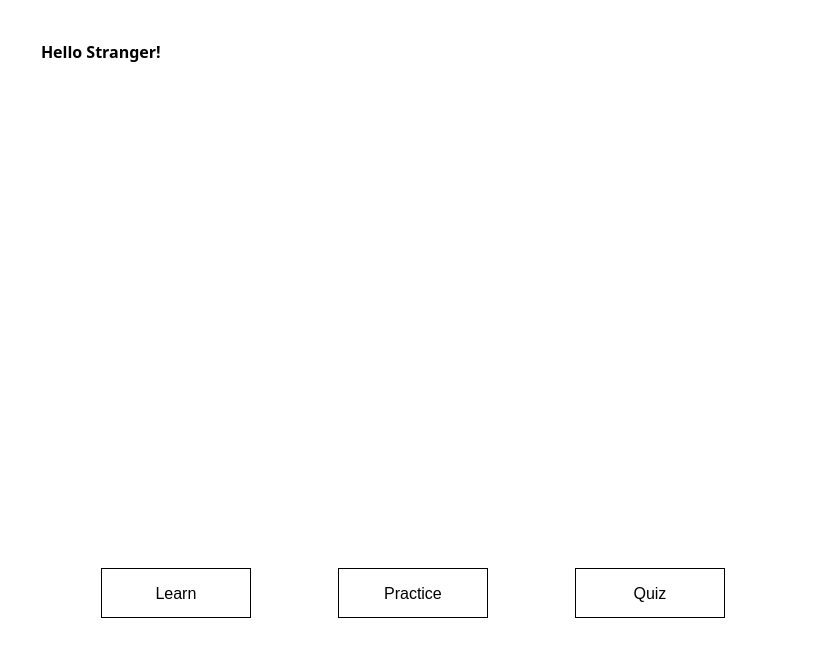
<?xml version="1.0" encoding="UTF-8"?>
<ui version="4.0">
 <class>Form</class>
 <widget class="QWidget" name="Form">
  <property name="geometry">
   <rect>
    <x>0</x>
    <y>0</y>
    <width>828</width>
    <height>660</height>
   </rect>
  </property>
  <property name="windowTitle">
   <string>Form</string>
  </property>
  <property name="autoFillBackground">
   <bool>false</bool>
  </property>
  <property name="styleSheet">
   <string notr="true">background-color: rgb(255, 255, 255);</string>
  </property>
  <layout class="QVBoxLayout" name="verticalLayout">
   <item alignment="Qt::AlignVCenter">
    <widget class="QFrame" name="frame">
     <property name="sizePolicy">
      <sizepolicy hsizetype="Expanding" vsizetype="Expanding">
       <horstretch>0</horstretch>
       <verstretch>0</verstretch>
      </sizepolicy>
     </property>
     <property name="minimumSize">
      <size>
       <width>450</width>
       <height>520</height>
      </size>
     </property>
     <property name="maximumSize">
      <size>
       <width>16777215</width>
       <height>150</height>
      </size>
     </property>
     <property name="styleSheet">
      <string notr="true">background-color: rgb(255, 255, 255);</string>
     </property>
     <property name="frameShape">
      <enum>QFrame::NoFrame</enum>
     </property>
     <property name="frameShadow">
      <enum>QFrame::Raised</enum>
     </property>
     <widget class="QLabel" name="label_2">
      <property name="geometry">
       <rect>
        <x>170</x>
        <y>210</y>
        <width>421</width>
        <height>61</height>
       </rect>
      </property>
      <property name="text">
       <string/>
      </property>
      <property name="pixmap">
       <pixmap>../../resources/what_would_you.png</pixmap>
      </property>
      <property name="scaledContents">
       <bool>true</bool>
      </property>
     </widget>
     <widget class="QLabel" name="label">
      <property name="geometry">
       <rect>
        <x>230</x>
        <y>280</y>
        <width>341</width>
        <height>51</height>
       </rect>
      </property>
      <property name="minimumSize">
       <size>
        <width>0</width>
        <height>0</height>
       </size>
      </property>
      <property name="text">
       <string/>
      </property>
      <property name="pixmap">
       <pixmap>../../resources/like_to_do.png</pixmap>
      </property>
      <property name="scaledContents">
       <bool>true</bool>
      </property>
     </widget>
     <widget class="QLabel" name="greet">
      <property name="geometry">
       <rect>
        <x>30</x>
        <y>20</y>
        <width>161</width>
        <height>41</height>
       </rect>
      </property>
      <property name="font">
       <font>
        <family>Microsoft JhengHei</family>
        <pointsize>12</pointsize>
        <weight>75</weight>
        <bold>true</bold>
       </font>
      </property>
      <property name="text">
       <string>Hello Stranger!</string>
      </property>
     </widget>
    </widget>
   </item>
   <item>
    <widget class="QFrame" name="frame_2">
     <property name="minimumSize">
      <size>
       <width>0</width>
       <height>100</height>
      </size>
     </property>
     <property name="maximumSize">
      <size>
       <width>16777215</width>
       <height>150</height>
      </size>
     </property>
     <property name="styleSheet">
      <string notr="true">background-color: rgb(255, 255, 255);</string>
     </property>
     <property name="frameShape">
      <enum>QFrame::NoFrame</enum>
     </property>
     <property name="frameShadow">
      <enum>QFrame::Raised</enum>
     </property>
     <layout class="QHBoxLayout" name="horizontalLayout">
      <item>
       <widget class="QPushButton" name="learnBtn">
        <property name="maximumSize">
         <size>
          <width>150</width>
          <height>50</height>
         </size>
        </property>
        <property name="font">
         <font>
          <family>Microsoft JhengHei UI</family>
          <pointsize>12</pointsize>
         </font>
        </property>
        <property name="styleSheet">
         <string notr="true">QPushButton{	
color: rgb(0, 0, 0);	background-color: rgb(255, 255, 255);
border:1px solid;
}
QPushButton:hover{
	color: rgb(255, 255, 255);
	background-color: rgb(0,0,0);
}</string>
        </property>
        <property name="text">
         <string>Learn</string>
        </property>
       </widget>
      </item>
      <item>
       <widget class="QPushButton" name="practiceBtn">
        <property name="maximumSize">
         <size>
          <width>150</width>
          <height>50</height>
         </size>
        </property>
        <property name="font">
         <font>
          <family>Microsoft JhengHei UI</family>
          <pointsize>12</pointsize>
         </font>
        </property>
        <property name="styleSheet">
         <string notr="true">QPushButton{	
color: rgb(0, 0, 0);	background-color: rgb(255, 255, 255);
border:1px solid;
}
QPushButton:hover{
	color: rgb(255, 255, 255);
	background-color: rgb(0,0,0);
}</string>
        </property>
        <property name="text">
         <string>Practice</string>
        </property>
       </widget>
      </item>
      <item>
       <widget class="QPushButton" name="quizBtn">
        <property name="maximumSize">
         <size>
          <width>150</width>
          <height>50</height>
         </size>
        </property>
        <property name="font">
         <font>
          <family>Microsoft JhengHei UI</family>
          <pointsize>12</pointsize>
         </font>
        </property>
        <property name="styleSheet">
         <string notr="true">QPushButton{	
color: rgb(0, 0, 0);	background-color: rgb(255, 255, 255);
border:1px solid;
}
QPushButton:hover{
	color: rgb(255, 255, 255);
	background-color: rgb(0,0,0);
}</string>
        </property>
        <property name="text">
         <string>Quiz</string>
        </property>
       </widget>
      </item>
     </layout>
    </widget>
   </item>
  </layout>
 </widget>
 <resources/>
 <connections/>
</ui>
